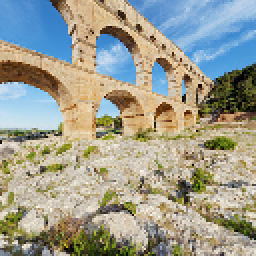
#> input picture right.png, 128 x 128 px (shown 2 times larger)
$ python image_managing.py
#> lines starting #> are read from the running program, lines starting #| are printed output that depends on the picture; after the words box and inside, x2 and y2 are one past the last pixel; in counts of white or black regions, pixels touching at a corner belong together
from PIL import Image
import numpy as np
import math
from utils import imodule, coprime
import sys
#from watermark_embedding_extraction import LSB

#Return numpy array from a Image file
def loadImage(path=""):
#> called with path = 'right.png'
    if path is "":
        sys.exit("LOAD IMAGE: Path must not be None!")

    img = Image.open(path)
#> img is the input picture: PIL image 128x128 RGBA; mean R, G, B, A 157.1, 157.6, 143.5, 255
#> call 2 of loadImage, with path = '07.jpg'
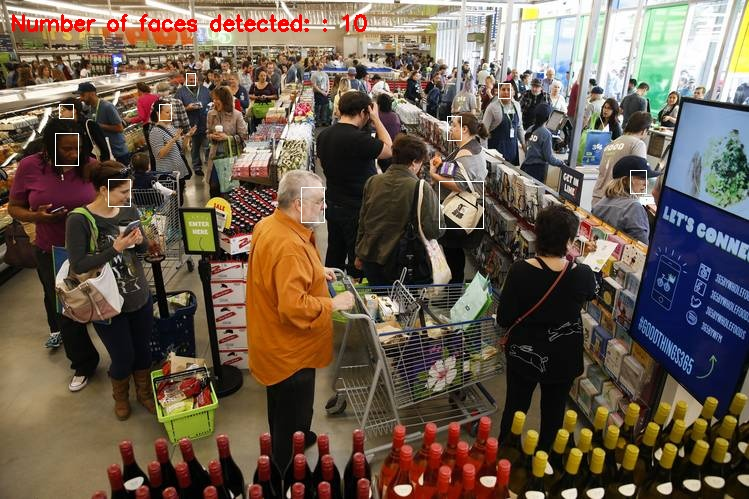
#> input picture 07.jpg, 749 x 499 px
#> in loadImage, img is the input picture: PIL image 749x499 RGB; mean R, G, B 107, 92.1, 78.3
    return img

#Show image from array or path
# [13 lines left out: functions showImage, saveImage, not called in this run]

def grayscale(img):
    return img.convert(mode="L")

#Return binarized image
def binarization(img):
    return img.convert(mode="1",dither=0)
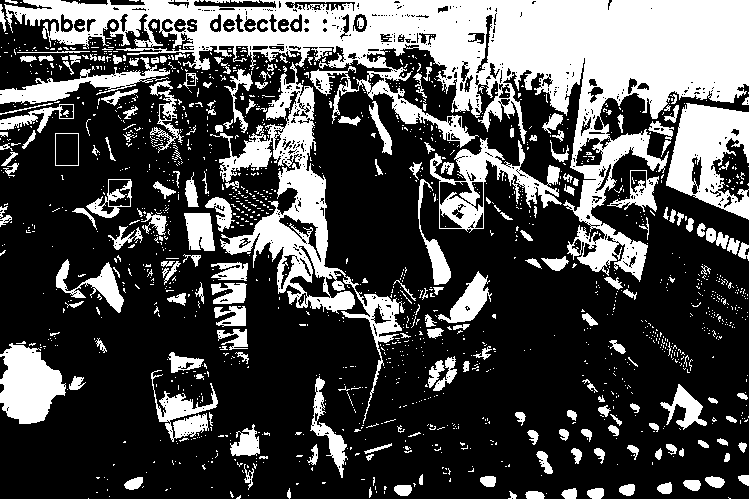
#> returned value: PIL image 749x499 1; 30.1% white; 1560 white regions (1351 under 20 px), largest, box (x1, y1, x2, y2) and area: (4, 0, 749, 282) 53735, (210, 62, 405, 424) 11784, (666, 103, 749, 220) 5521

#Return image size
# [164 lines left out: functions imgSize, arnoldTransform, iarnoldTransform, lowerTriangularMappingTransform, ilowerTriangularMappingTransform, upperTriangularMappingTransform and 3 more, not called in this run]

'''
TESTING
'''
if __name__ == "__main__":
    img = loadImage("right.png")
    imgr = loadImage("07.jpg")
    imgr = binarization(imgr)

    """
    t = arnoldTransform(img,iteration=1)
    showImage(t)

    it = iarnoldTransform(t,iteration=1)
    showImage(it)

    m = mappingTransform(mode="lower",img=imgr,iteration=1,c=3,a=5)
    showImage(m)
    #saveImage(m, "triangular_2_iterations.png")

    im = imappingTransform(mode="lower",img=m,iteration=1,c=3,a=5)
    showImage(im)

    m1 = mappingTransform(mode="upper",img=imgr,iteration=1,c=3)
    showImage(m1)
    #saveImage(m, "triangular_2_iterations.png")

    im1 = imappingTransform(mode="upper",img=m1,iteration=1,c=3)
    showImage(im1)
    """
